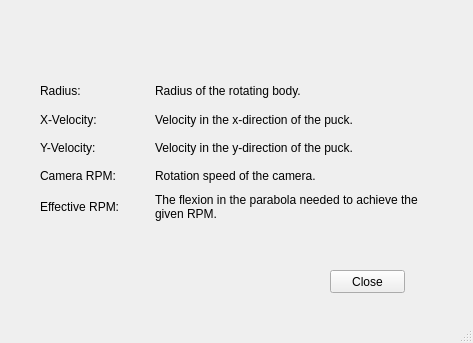
<?xml version="1.0" encoding="UTF-8"?>
<ui version="4.0">
 <class>MainWindow</class>
 <widget class="QMainWindow" name="MainWindow">
  <property name="geometry">
   <rect>
    <x>0</x>
    <y>0</y>
    <width>473</width>
    <height>343</height>
   </rect>
  </property>
  <property name="windowTitle">
   <string>MainWindow</string>
  </property>
  <widget class="QWidget" name="centralwidget">
   <widget class="QWidget" name="gridLayoutWidget">
    <property name="geometry">
     <rect>
      <x>40</x>
      <y>80</y>
      <width>378</width>
      <height>141</height>
     </rect>
    </property>
    <layout class="QGridLayout" name="gridLayout">
     <item row="0" column="0">
      <widget class="QLabel" name="label">
       <property name="text">
        <string>Radius: </string>
       </property>
      </widget>
     </item>
     <item row="4" column="0">
      <widget class="QLabel" name="label_5">
       <property name="text">
        <string>Effective RPM: </string>
       </property>
      </widget>
     </item>
     <item row="1" column="0">
      <widget class="QLabel" name="label_2">
       <property name="text">
        <string>X-Velocity: </string>
       </property>
      </widget>
     </item>
     <item row="2" column="0">
      <widget class="QLabel" name="label_3">
       <property name="text">
        <string>Y-Velocity: </string>
       </property>
      </widget>
     </item>
     <item row="3" column="0">
      <widget class="QLabel" name="label_4">
       <property name="text">
        <string>Camera RPM: </string>
       </property>
      </widget>
     </item>
     <item row="0" column="1">
      <widget class="QLabel" name="label_6">
       <property name="text">
        <string>Radius of the rotating body.</string>
       </property>
      </widget>
     </item>
     <item row="1" column="1">
      <widget class="QLabel" name="label_7">
       <property name="text">
        <string>Velocity in the x-direction of the puck.</string>
       </property>
      </widget>
     </item>
     <item row="2" column="1">
      <widget class="QLabel" name="label_8">
       <property name="text">
        <string>Velocity in the y-direction of the puck.</string>
       </property>
      </widget>
     </item>
     <item row="3" column="1">
      <widget class="QLabel" name="label_9">
       <property name="text">
        <string>Rotation speed of the camera.</string>
       </property>
      </widget>
     </item>
     <item row="4" column="1">
      <widget class="QLabel" name="label_10">
       <property name="text">
        <string>The flexion in the parabola needed to achieve the given RPM.</string>
       </property>
       <property name="wordWrap">
        <bool>true</bool>
       </property>
      </widget>
     </item>
    </layout>
   </widget>
   <widget class="QPushButton" name="pushButton">
    <property name="geometry">
     <rect>
      <x>330</x>
      <y>270</y>
      <width>75</width>
      <height>23</height>
     </rect>
    </property>
    <property name="text">
     <string>Close</string>
    </property>
   </widget>
  </widget>
  <widget class="QMenuBar" name="menubar">
   <property name="geometry">
    <rect>
     <x>0</x>
     <y>0</y>
     <width>473</width>
     <height>21</height>
    </rect>
   </property>
  </widget>
  <widget class="QStatusBar" name="statusbar"/>
 </widget>
 <resources/>
 <connections/>
</ui>
